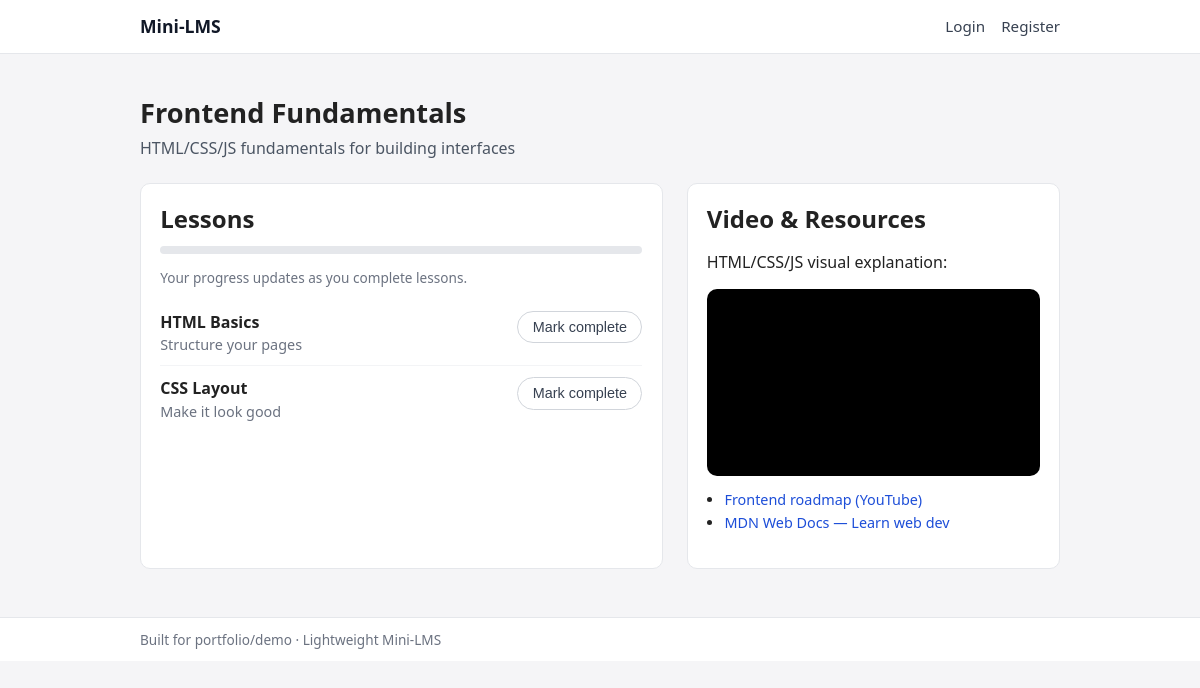
/course/2, run on the app's committed database.
### app.py (models this page shows)
class Course(db.Model):
    id = db.Column(db.Integer, primary_key=True)
    title = db.Column(db.String(200), nullable=False)
    description = db.Column(db.Text, nullable=True)

class Lesson(db.Model):
    id = db.Column(db.Integer, primary_key=True)
    course_id = db.Column(db.Integer, db.ForeignKey("course.id"), nullable=False)
    title = db.Column(db.String(200), nullable=False)
    content = db.Column(db.Text, nullable=True)

### app.py (the view)
@app.route("/course/<int:course_id>")
def course(course_id):
    user = current_user()
    course = Course.query.get_or_404(course_id)
    lessons = Lesson.query.filter_by(course_id=course_id).all()
    completed_lesson_ids = []
    if user:
        completed_lesson_ids = [p.lesson_id for p in Progress.query.filter_by(user_id=user.id).all()]
    return render_template("course.html", user=user, course=course, lessons=lessons, completed_ids=completed_lesson_ids)

### app.py (called while the page is built)
def current_user():
    uid = session.get("user_id")
    if not uid:
        return None
    return User.query.get(uid)

### templates/course.html (shortened to what this page needs)
{% extends "base.html" %}
{% block content %}
<section class="page-header">
    <h1>{{ course.title }}</h1>
    <p>{{ course.description }}</p>
</section>
<section class="course-layout">
    <div class="course-main">
        <h2>Lessons</h2>
        <div class="progress-bar">
        </div>
        <p id="course-progress-text" class="progress-text">Your progress updates as you complete lessons.</p>
        <ul class="lesson-list">
            {% for lesson in lessons %}
                {% set done = lesson.id in completed_ids %}
                <li class="lesson-item">
                    <div class="lesson-info">
                        <h3>{{ lesson.title }}</h3>
                        <p>{{ lesson.content }}</p>
                    </div>
                    <button
                        class="btn-outline complete-btn {% if done %}completed{% endif %}"
                        data-lesson-id="{{ lesson.id }}"
                    >
                        {% if done %}Completed ✓{% else %}Mark complete{% endif %}
                    </button>
                </li>
            {% endfor %}
        </ul>
    </div>
    <aside class="course-side">
        <h2>Video & Resources</h2>
        {% if course.id == 1 %}
            <p>Quick Python intro video to go along with this course:</p>
            <div class="video-wrapper">
                <iframe
                    src="https://www.youtube.com/embed/_uQrJ0TkZlc"
                    title="Python Full Course"
                    frameborder="0"
                    allowfullscreen
                ></iframe>
            </div>
            <ul class="resource-links">
                <li><a href="https://www.youtube.com/watch?v=_uQrJ0TkZlc" target="_blank">Full Python course on YouTube</a></li>
                <li><a href="https://docs.python.org/3/tutorial/" target="_blank">Official Python docs</a></li>
            </ul>
        {% elif course.id == 2 %}
            <p>HTML/CSS/JS visual explanation:</p>
            <div class="video-wrapper">
                <iframe
                    src="https://www.youtube.com/embed/Vqgge8zQ3qE"
                    title="Frontend Roadmap"
                    frameborder="0"
                    allowfullscreen
                ></iframe>
            </div>
            <ul class="resource-links">
                <li><a href="https://www.youtube.com/watch?v=Vqgge8zQ3qE" target="_blank">Frontend roadmap (YouTube)</a></li>
                <li><a href="https://developer.mozilla.org/en-US/docs/Learn" target="_blank">MDN Web Docs — Learn web dev</a></li>
            </ul>
        {% else %}
            <p>More videos and resources coming soon.</p>
        {% endif %}
    </aside>
</section>
{% endblock %}

### App/static/styles.css (style rules this page uses)
*, *::before, *::after { box-sizing: border-box; }
body { margin: 0; font-family: system-ui, -apple-system, BlinkMacSystemFont, "Segoe UI", sans-serif; background: #f5f5f7; color: #222; }
a { color: #1d4ed8; text-decoration: none; }
.page-header h1, .hero h1 { margin: 0 0 0.4rem; font-size: 1.7rem; }
.page-header p, .hero p { margin: 0; color: #4b5563; }
.btn-primary, .btn-outline { display: inline-flex; align-items: center; justify-content: center; padding: 0.45rem 0.9rem; border-radius: 999px; font-size: 0.9rem; cursor: pointer; border: none; outline: none; text-decoration: none; }
.btn-outline { border: 1px solid #d1d5db; background: #ffffff; color: #374151; }
.course-layout { display: grid; grid-template-columns: minmax(0, 2.1fr) minmax(0, 1.5fr); gap: 1.5rem; margin-top: 1.5rem; }
.course-main, .course-side { background: #ffffff; border-radius: 10px; padding: 1.1rem 1.2rem 1.3rem; border: 1px solid #e5e7eb; }
.course-main h2, .course-side h2 { margin-top: 0; margin-bottom: 0.7rem; }
.progress-bar { width: 100%; height: 8px; border-radius: 999px; background: #e5e7eb; overflow: hidden; margin-bottom: 0.4rem; }
.progress-text { font-size: 0.85rem; color: #6b7280; margin-bottom: 0.8rem; }
.lesson-list { list-style: none; padding: 0; margin: 0; }
.lesson-item { display: flex; justify-content: space-between; align-items: flex-start; gap: 0.9rem; padding: 0.7rem 0; border-bottom: 1px solid #f3f4f6; }
.lesson-item:last-child { border-bottom: none; }
.lesson-info h3 { margin: 0 0 0.15rem; font-size: 1rem; }
.lesson-info p { margin: 0; font-size: 0.9rem; color: #6b7280; }
.video-wrapper { position: relative; padding-bottom: 56.25%; height: 0; overflow: hidden; border-radius: 10px; background: #000; margin-bottom: 0.75rem; }
.video-wrapper iframe { position: absolute; inset: 0; width: 100%; height: 100%; }
.resource-links { padding-left: 1.1rem; font-size: 0.9rem; }
.resource-links li { margin-bottom: 0.25rem; }

### data on the page
Course: title "Frontend Fundamentals", description "HTML/CSS/JS fundamentals for building interfaces"
Lesson: title "HTML Basics", content "Structure your pages"
Lesson: title "CSS Layout", content "Make it look good"
